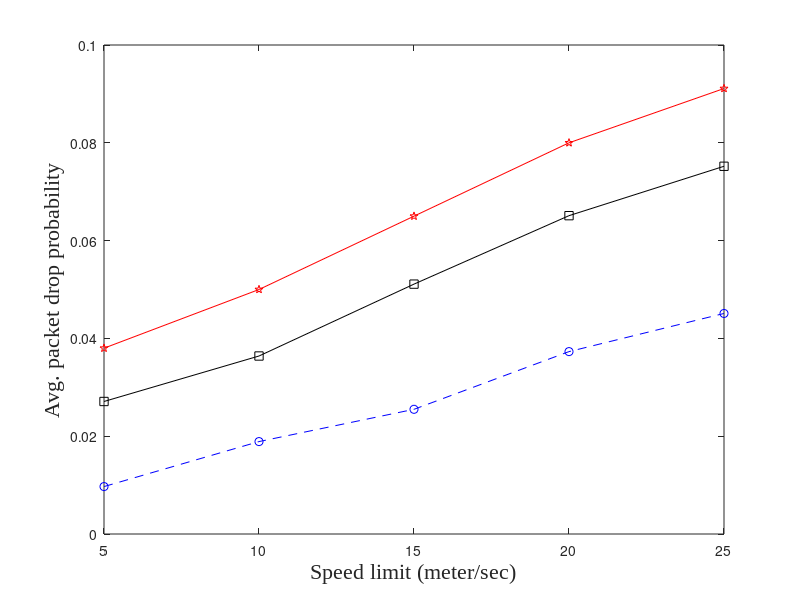

Here is the MATLAB script that generated this plot: (Note: this script raises an error after producing the figure.)
                 
         load pktDrop.txt
          xa = pktDrop(:,1);
          ya = pktDrop(:,2);
          yb = pktDrop(:,3);
          yc = pktDrop(:,4);
          
          plot(xa,ya,'--bo'); 
          hold all;
          plot(xa,yb,'-ks'); 
%        axis([20, 100, 0, 820]);
         plot(xa,yc,'-rp'); 
          
    fs = 16;
    fn = 'Times New Roman';   
       
    ylabel('Avg. packet drop probability','FontSize',fs,'FontName',fn);
    xlabel({'Speed limit (meter/sec)'},'FontSize',fs,'FontName',fn);
    
      fs = 14;
   h = legend('S_x = S_y = 120 m','S_x = S_y = 240 m','S_x = S_y = 360 m', 0);
set(h,'FontSize',fs,'FontName',fn,'Location','Best');

fs = 14;
set(gca,'FontSize',fs,'FontName',fn);



          
